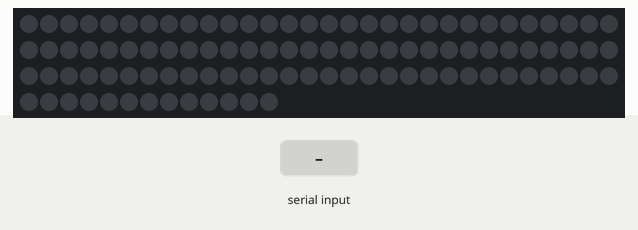
Simulated run of this program. Board: Seeed XIAO (SAMD21). Shown: 103 RGB LEDs in strip order, left to right, continuing on the next row. The inputs (shaded band) are chosen by the test bench. Dim RGB values are drawn brighter than linear; what the program prints to the serial monitor is not drawn.

Above: at 1.2 s.
1.3 s: "x" received over Serial
At 3.6 s:
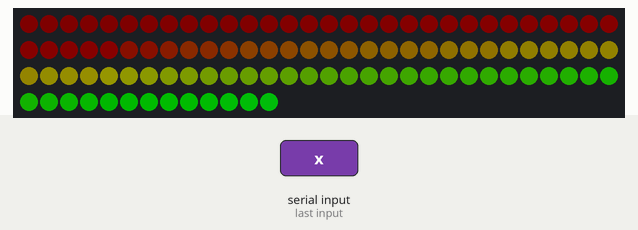
3.9 s: "x" received over Serial
At 4.35 s:
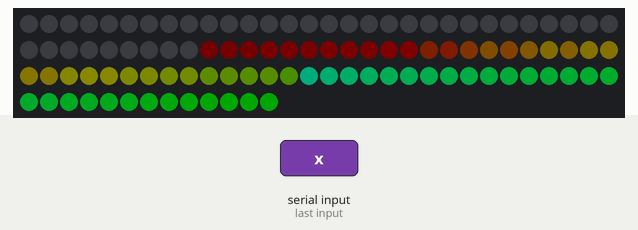
9.9 s: "x" received over Serial
At 10.3 s:
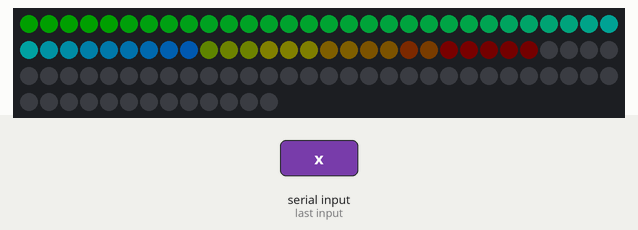
11.4 s: "x" received over Serial
At 15.1 s:
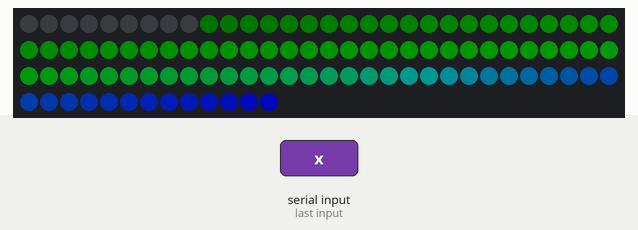
Timing chart, 0 to 15.4 s (numbered marks = the images above; inputs shaded):
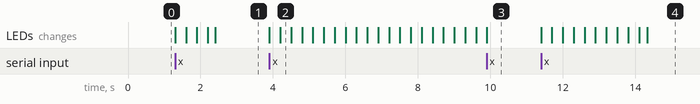

The program:

main.cpp
```cpp
#include <Arduino.h>
#include <FastLED.h>

#define NUM_LEDS 103

#define DATA_PIN 8
#define CLOCK_PIN 10

CRGB leds[NUM_LEDS];

void setup() {
    Serial.begin(115200);
    Serial.println("resetting");
    FastLED.addLeds<APA102, DATA_PIN, CLOCK_PIN, GRB>(leds, NUM_LEDS).setCorrection(TypicalLEDStrip);
    FastLED.setBrightness(84);
}

void fadeall() {
    for (int i = 0; i < NUM_LEDS; i++) {
        leds[i].nscale8(250);
    }
}

#define UPDATE_PERIOD 10

void update() {
    static uint8_t hue = 0;
    static int16_t i = 0;
    static int16_t direction = 1;
    static uint32_t lastUpdate = 0;

    uint32_t currentTime = millis();
    if (currentTime < (lastUpdate + UPDATE_PERIOD)) {
        return;
    }
    lastUpdate = currentTime;

    leds[i] = CHSV(hue++, 255, 255);
    FastLED.show();
    fadeall();

    i += direction;

    if (i == NUM_LEDS) {
        direction = -1;
    }
    if (i == 0) {
        direction = 1;
    }
}

uint8_t updating = 0;

void loop() {
    if (Serial.available()) {
        char c = Serial.read();

        if (c == 'x') {
            updating = !updating;
        }
    }

    if (updating) {
        update(); //
    }
}
```

Measured:
- after the input at 1.3 s, the LEDs: first change at once (image 1 shows a later state)
- after the input at 3.9 s, the LEDs: first change at once (image 2 shows a later state)
- after the input at 9.9 s, the LEDs: change at once (image 3)
- after the input at 11.4 s, the LEDs: first change at once (image 4 shows a later state)
